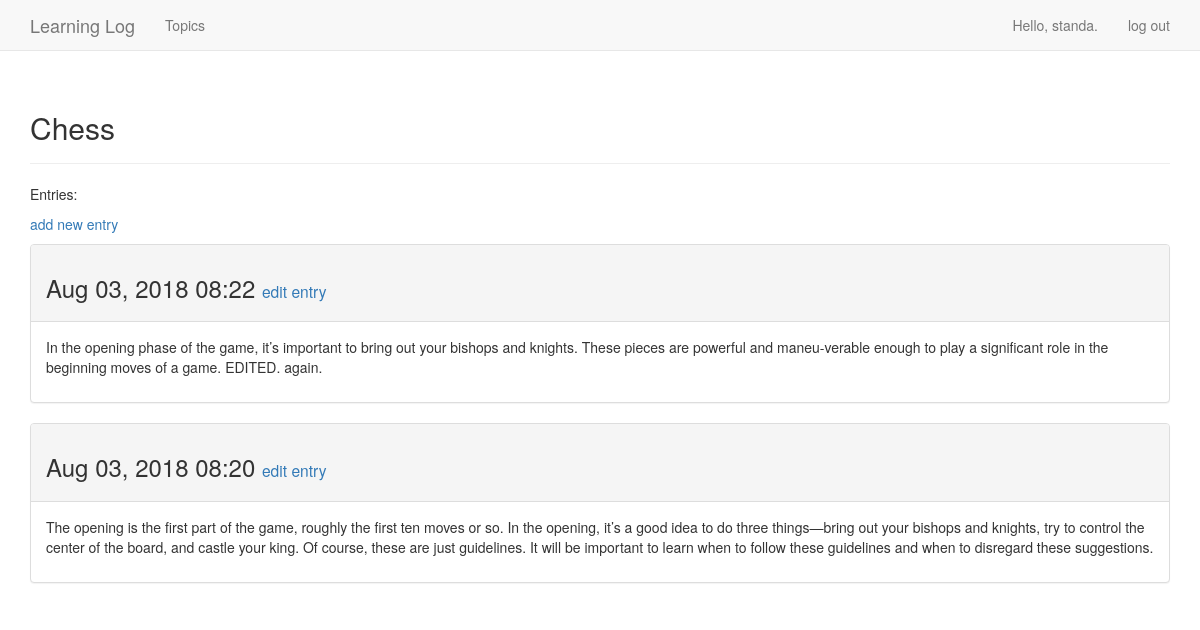
The page /topics/1/ (signed in) on the database its author committed.
### learning_logs/models.py (models this page shows, shortened)
class Topic(models.Model):
    text = models.CharField(max_length=200)
    date_added = models.DateTimeField(auto_now_add=True)
    owner = models.ForeignKey(User, on_delete=models.CASCADE)
    def __str__(self):
        return self.text

class Entry(models.Model):
    topic = models.ForeignKey(Topic, on_delete=models.CASCADE)
    text = models.TextField()
    date_added = models.DateTimeField(auto_now_add=True)
    class Meta:
        verbose_name_plural = 'Entries'

### learning_logs/views.py (the view)
# urls.py: path('topics/<int:topic_id>/', views.topic, name='topic'),
@login_required()
def topic(request, topic_id):
    topic = Topic.objects.get(id=topic_id)
    check_topic_owner(request, topic)
    entries = topic.entry_set.order_by('-date_added')
    context = {'topic': topic, 'entries': entries}
    return render(request, 'learning_logs/topic.html', context)

### learning_logs/views.py (called while the page is built)
def check_topic_owner(request, topic):
    if topic.owner != request.user:
        raise Http404

### learning_logs/templates/learning_logs/topic.html
{% extends 'learning_logs/base.html' %}
{% block header %}
    <h2>{{ topic }}</h2>
{% endblock header %}
{% block content %}
    <p>Entries:</p>
    <p>
        <a href="{% url 'learning_logs:new_entry' topic.id %}">add new entry</a>
    </p>
    {% for entry in entries %}
        <div class="panel panel-default">
            <div class="panel-heading">
                <h3>
                    {{ entry.date_added|date:'M d, Y H:i' }}
                    <small>
                        <a href="{% url 'learning_logs:edit_entry' entry.id %}">edit entry</a>
                    </small>
                </h3>
            </div>
            <div class="panel-body">
                {{ entry.text|linebreaks }}
            </div>
        </div>
    {% empty %}
        There are no entries for this topic yet.
    {% endfor %}
{% endblock content %}

### learning_logs/templates/learning_logs/base.html (shortened to what this page needs)
{% load bootstrap3 %}
<!DOCTYPE html>
<html lang="en">
    <head>
        {% bootstrap_css %}
    </head>
    <body>
        <nav class="navbar navbar-default navbar-static-top">
            <div class="container">
                <div class="navbar-header">
                    <a class="navbar-brand" href="{% url 'learning_logs:index' %}">
                        Learning Log
                    </a>
                </div>
                <div id="navbar" class="navbar-collapse collapse">
                    <ul class="nav navbar-nav">
                        <li><a href="{% url 'learning_logs:topics' %}">Topics</a></li>
                    </ul>
                    <ul class="nav navbar-nav navbar-right">
                        {% if user.is_authenticated %}
                            <li><a>Hello, {{ user.username }}.</a></li>
                            <li><a href="{% url 'users:logout' %}">log out</a></li>
                        {% else %}
                            <li><a href="{% url 'users:register' %}">register</a></li>
                            <li><a href="{% url 'users:login' %}">log in</a></li>
                        {% endif %}
                    </ul>
                </div>
            </div>
        </nav>
        <div class="container">
            <div class="page-header">
            {% block header %}{% endblock header %}
            </div>
            <div>
            {% block content %}{% endblock content %}
            </div>
        </div>
    </body>
</html>

### rows shown on the page
Topic: text "Chess"
Entry: date_added "Aug 03, 2018 08:22", text "In the opening phase of the game, it’s important to bring out your bishops and knights. These pieces are powerful and maneu-verable enough to play a significant role in the beginning moves of a game. EDITED. again."
Entry: date_added "Aug 03, 2018 08:20", text "The opening is the first part of the game, roughly the first ten moves or so. In the opening, it’s a good idea to do three things—bring out your bishops and knights, try to control the center of the board, and castle your king. Of course, these are just guidelines. It will be important to learn when to follow these guidelines and when to disregard these suggestions."

### other values the page prints
{{ user.username }} "standa"
